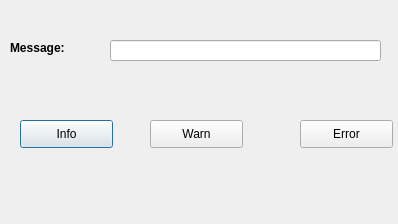
<?xml version="1.0" encoding="UTF-8"?>
<ui version="4.0">
 <class>MyMessage</class>
 <widget class="QDialog" name="MyMessage">
  <property name="geometry">
   <rect>
    <x>0</x>
    <y>0</y>
    <width>398</width>
    <height>224</height>
   </rect>
  </property>
  <property name="windowTitle">
   <string>Dialog</string>
  </property>
  <widget class="QLineEdit" name="m_editText">
   <property name="geometry">
    <rect>
     <x>110</x>
     <y>40</y>
     <width>271</width>
     <height>21</height>
    </rect>
   </property>
  </widget>
  <widget class="QLabel" name="label">
   <property name="geometry">
    <rect>
     <x>10</x>
     <y>40</y>
     <width>81</width>
     <height>16</height>
    </rect>
   </property>
   <property name="text">
    <string>&lt;html&gt;&lt;head/&gt;&lt;body&gt;&lt;p&gt;&lt;span style=&quot; font-weight:600;&quot;&gt;Message:&lt;/span&gt;&lt;/p&gt;&lt;/body&gt;&lt;/html&gt;</string>
   </property>
  </widget>
  <widget class="QPushButton" name="m_btnInfo">
   <property name="geometry">
    <rect>
     <x>20</x>
     <y>120</y>
     <width>93</width>
     <height>28</height>
    </rect>
   </property>
   <property name="text">
    <string>Info</string>
   </property>
  </widget>
  <widget class="QPushButton" name="m_btnWarn">
   <property name="geometry">
    <rect>
     <x>150</x>
     <y>120</y>
     <width>93</width>
     <height>28</height>
    </rect>
   </property>
   <property name="text">
    <string>Warn</string>
   </property>
  </widget>
  <widget class="QPushButton" name="m_btnError">
   <property name="geometry">
    <rect>
     <x>300</x>
     <y>120</y>
     <width>93</width>
     <height>28</height>
    </rect>
   </property>
   <property name="text">
    <string>Error</string>
   </property>
  </widget>
 </widget>
 <resources/>
 <connections/>
</ui>
